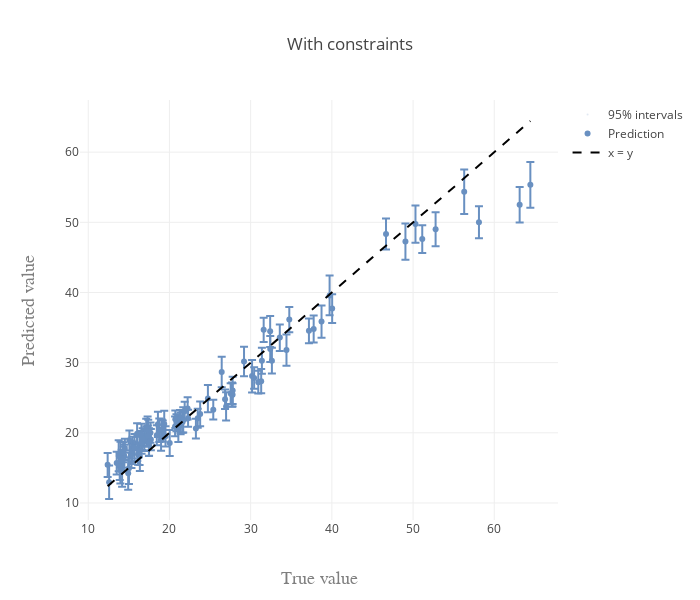

Notebook cell for this chart:
### Code cell
fig = pred_vs_error_perc(mean, lower, upper, y_test, 95, title = ' With constraints')
pltlyoff.iplot(fig, filename='')
print('P(C)', model.constrprob_Xv(n = 100))
